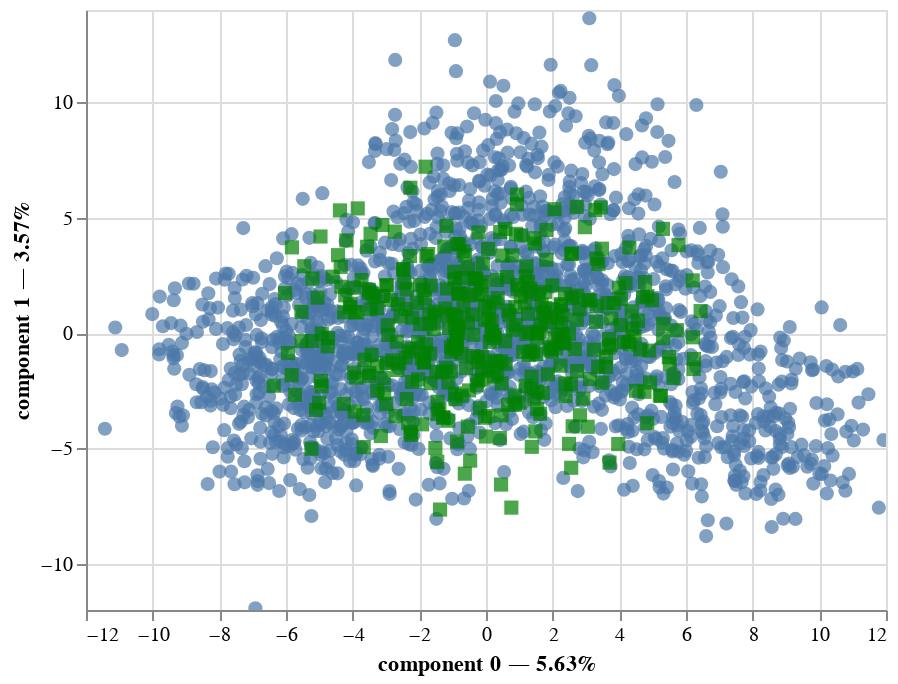

Notebook source saved alongside this figure:
### Code cell
chart = acp_model.plot(df)

chart

### Figure 1 — Vega-Lite specification as saved in the notebook (floating-point values rounded to 4 significant figures; data arrays with more than 128 entries replaced by an {"elided": "..."} marker saying what was removed)
{"config": {"view": {"continuousWidth": 400, "continuousHeight": 300}}, "layer": [{"data": {"name": "data-db3e082c55a8cfd7333d270f98f2c136"}, "mark": {"type": "circle", "size": 50}, "encoding": {"tooltip": [{"field": "index", "type": "quantitative"}, {"field": "component 0", "type": "quantitative"}, {"field": "component 1", "type": "quantitative"}], "x": {"axis": {"title": "component 0 — 5.63%"}, "field": "component 0", "scale": {"zero": false}, "type": "quantitative"}, "y": {"axis": {"title": "component 1 — 3.57%"}, "field": "component 1", "scale": {"zero": false}, "type": "quantitative"}}, "selection": {"selector004": {"type": "interval", "bind": "scales", "encodings": ["x", "y"]}}}, {"data": {"name": "data-f92ddf1b2793aab62555f7a9cb8e33cb"}, "mark": {"type": "square", "color": "green", "size": 50}, "encoding": {"tooltip": [{"field": "variable", "type": "quantitative"}], "x": {"field": "component 0", "scale": {"zero": false}, "type": "quantitative"}, "y": {"field": "component 1", "scale": {"zero": false}, "type": "quantitative"}}}], "$schema": "https://vega.github.io/schema/vega-lite/v4.17.0.json", "datasets": {"data-db3e082c55a8cfd7333d270f98f2c136": {"elided": "2000 records"}, "data-f92ddf1b2793aab62555f7a9cb8e33cb": {"elided": "384 records"}}}
